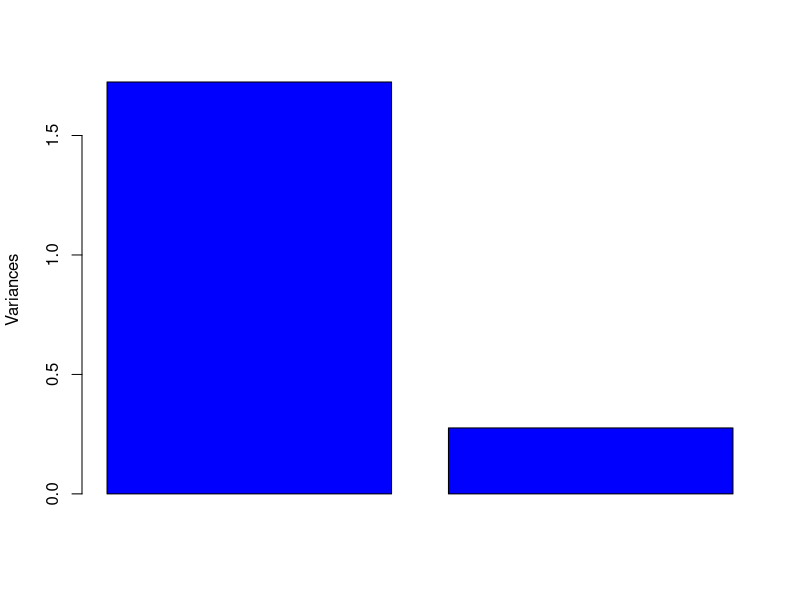
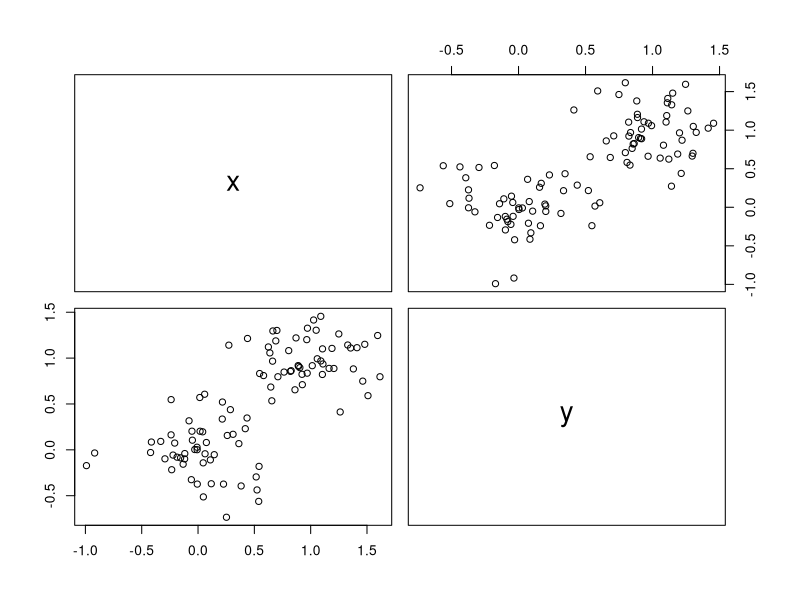
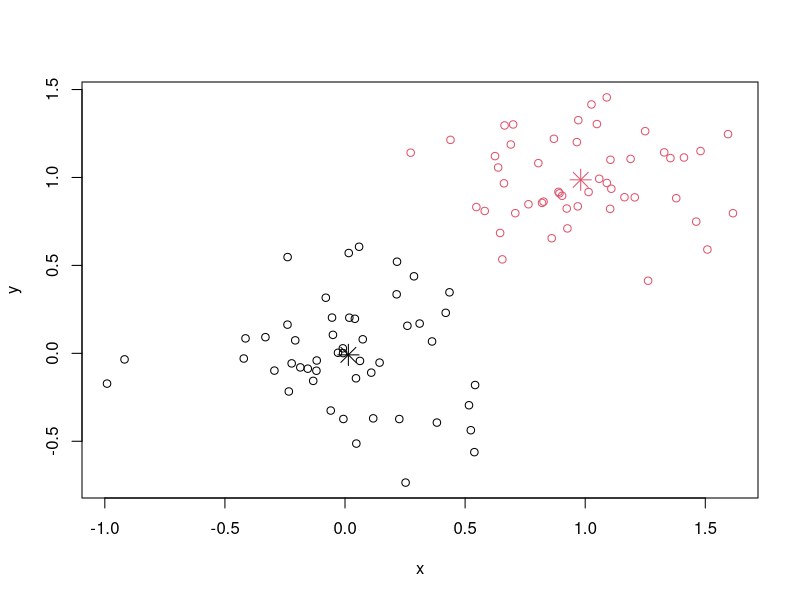
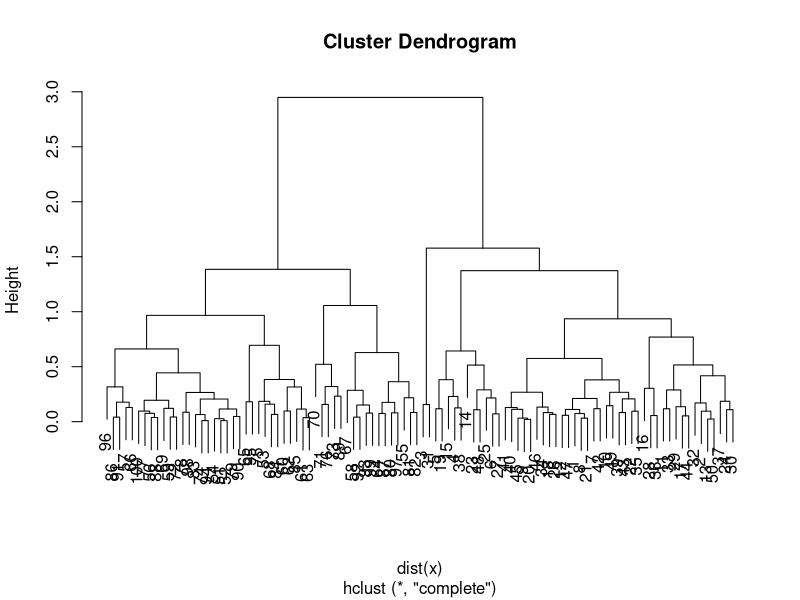
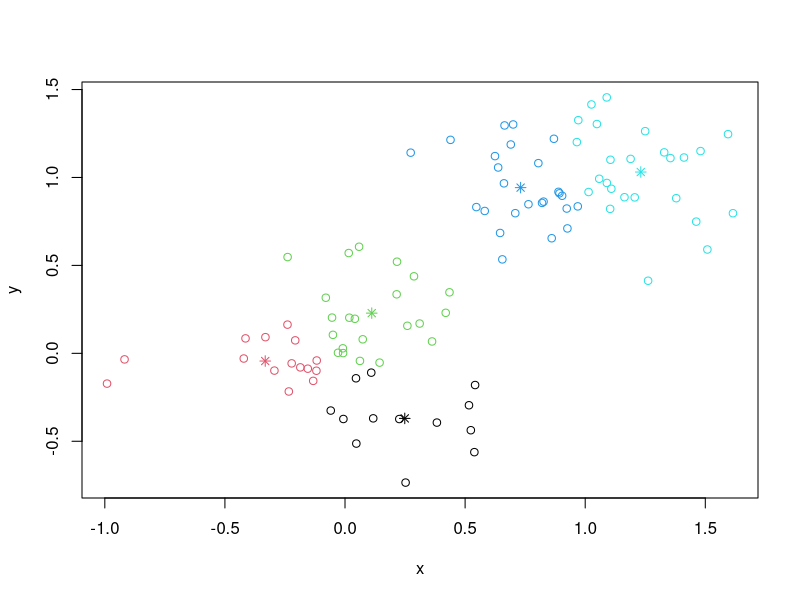

Write the R code that produced these figures, in order.
###################################################################################
#   Data 710:  Introduction to R
#   Michael S. Pomatto  (mpomatto@davenport.edu)
#   Week 14 - Advanced R / Data Mining Example
###################################################################################

# Make sure the graphics library is loaded
require(graphics)

# Create a simple two dimensional matrix
x <- rbind(matrix(rnorm(100, sd = 0.3), ncol = 2),
           matrix(rnorm(100, mean = 1, sd = 0.3), ncol = 2))
colnames(x) <- c("x", "y")

# preprocessing - fill in missing values
#
#   This would be a great place to use the Validate, Dplyr, and Tidyr libraries!
#
# Standardize data if necessary

# Principle Component Analysis (PCA)
model <- prcomp(x,scale = TRUE)
summary(model)
plot(model,main="",col="blue")
pairs(x)
#################   Preprocessing done at this point

#  Create a KMeans Cluster Analysis using Two clusters
(cl <- kmeans(x, 2))                                   # Create two clusters
plot(x, col = cl$cluster)                              # Plot the cluster data
points(cl$centers, col = 1:2, pch = 8, cex = 2)        # And the centers for the clusters (look for stars)

hcluster <-hclust(dist(x))    # do a quick hierarchial cluster on x
plot(hcluster)                # visually plot it

#############################

# sum of squares
ss <- function(x) sum(scale(x, scale = FALSE)^2)

## cluster centers "fitted" to each obs.:
fitted.x <- fitted(cl);  head(fitted.x)
resid.x <- x - fitted(cl)

## Equalities : ----------------------------------
cbind(cl[c("betweenss", "tot.withinss", "totss")], # the same two columns
      c(ss(fitted.x), ss(resid.x),    ss(x)))
stopifnot(all.equal(cl$ totss,        ss(x)),
          all.equal(cl$ tot.withinss, ss(resid.x)),
          ## these three are the same:
          all.equal(cl$ betweenss,    ss(fitted.x)),
          all.equal(cl$ betweenss, cl$totss - cl$tot.withinss),
          ## and hence also
          all.equal(ss(x), ss(fitted.x) + ss(resid.x))
)

kmeans(x,1)$withinss # trivial one-cluster, (its W.SS == ss(x))

#
#  Build it out with five clusters
# 
## random starts do help here with too many clusters
## (and are often recommended anyway!):
(cl <- kmeans(x, 5, nstart = 25))
plot(x, col = cl$cluster)
points(cl$centers, col = 1:5, pch = 8)

